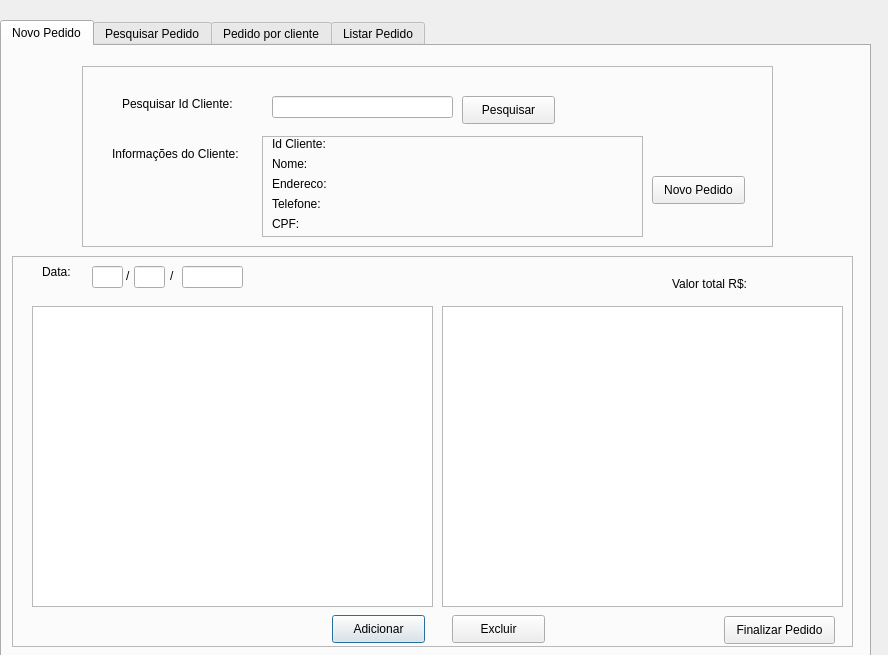
<?xml version="1.0" encoding="UTF-8"?>
<ui version="4.0">
 <class>AdicionarPedido</class>
 <widget class="QDialog" name="AdicionarPedido">
  <property name="geometry">
   <rect>
    <x>0</x>
    <y>0</y>
    <width>888</width>
    <height>655</height>
   </rect>
  </property>
  <property name="windowTitle">
   <string>Dialog</string>
  </property>
  <widget class="QTabWidget" name="tabWidget">
   <property name="geometry">
    <rect>
     <x>0</x>
     <y>20</y>
     <width>871</width>
     <height>641</height>
    </rect>
   </property>
   <property name="currentIndex">
    <number>0</number>
   </property>
   <widget class="QWidget" name="novoPedido">
    <attribute name="title">
     <string>Novo Pedido</string>
    </attribute>
    <widget class="QFrame" name="frNovoPedido">
     <property name="geometry">
      <rect>
       <x>10</x>
       <y>210</y>
       <width>841</width>
       <height>391</height>
      </rect>
     </property>
     <property name="frameShape">
      <enum>QFrame::StyledPanel</enum>
     </property>
     <property name="frameShadow">
      <enum>QFrame::Raised</enum>
     </property>
     <widget class="QTableWidget" name="twProdutos">
      <property name="geometry">
       <rect>
        <x>20</x>
        <y>50</y>
        <width>401</width>
        <height>301</height>
       </rect>
      </property>
      <property name="editTriggers">
       <set>QAbstractItemView::NoEditTriggers</set>
      </property>
     </widget>
     <widget class="QPushButton" name="btnAdicionar">
      <property name="geometry">
       <rect>
        <x>320</x>
        <y>359</y>
        <width>93</width>
        <height>28</height>
       </rect>
      </property>
      <property name="text">
       <string>Adicionar</string>
      </property>
     </widget>
     <widget class="QPushButton" name="btnExcluir">
      <property name="geometry">
       <rect>
        <x>440</x>
        <y>359</y>
        <width>93</width>
        <height>28</height>
       </rect>
      </property>
      <property name="text">
       <string>Excluir</string>
      </property>
     </widget>
     <widget class="QTableWidget" name="twPedido">
      <property name="geometry">
       <rect>
        <x>430</x>
        <y>50</y>
        <width>401</width>
        <height>301</height>
       </rect>
      </property>
      <property name="editTriggers">
       <set>QAbstractItemView::NoEditTriggers</set>
      </property>
     </widget>
     <widget class="QLabel" name="label_6">
      <property name="geometry">
       <rect>
        <x>30</x>
        <y>6</y>
        <width>41</width>
        <height>20</height>
       </rect>
      </property>
      <property name="text">
       <string>Data:</string>
      </property>
     </widget>
     <widget class="QLineEdit" name="txtDia">
      <property name="geometry">
       <rect>
        <x>80</x>
        <y>10</y>
        <width>31</width>
        <height>22</height>
       </rect>
      </property>
     </widget>
     <widget class="QLabel" name="label_7">
      <property name="geometry">
       <rect>
        <x>660</x>
        <y>20</y>
        <width>81</width>
        <height>16</height>
       </rect>
      </property>
      <property name="text">
       <string>Valor total R$:</string>
      </property>
     </widget>
     <widget class="QLabel" name="lblValorTotal">
      <property name="geometry">
       <rect>
        <x>750</x>
        <y>20</y>
        <width>61</width>
        <height>20</height>
       </rect>
      </property>
      <property name="text">
       <string/>
      </property>
     </widget>
     <widget class="QPushButton" name="btnFinalizarPedido">
      <property name="geometry">
       <rect>
        <x>712</x>
        <y>360</y>
        <width>111</width>
        <height>28</height>
       </rect>
      </property>
      <property name="text">
       <string>Finalizar Pedido</string>
      </property>
     </widget>
     <widget class="QLineEdit" name="txtMes">
      <property name="geometry">
       <rect>
        <x>122</x>
        <y>10</y>
        <width>31</width>
        <height>22</height>
       </rect>
      </property>
     </widget>
     <widget class="QLineEdit" name="txtAno">
      <property name="geometry">
       <rect>
        <x>170</x>
        <y>10</y>
        <width>61</width>
        <height>22</height>
       </rect>
      </property>
     </widget>
     <widget class="QLabel" name="label_8">
      <property name="geometry">
       <rect>
        <x>114</x>
        <y>12</y>
        <width>16</width>
        <height>16</height>
       </rect>
      </property>
      <property name="text">
       <string>/</string>
      </property>
     </widget>
     <widget class="QLabel" name="label_9">
      <property name="geometry">
       <rect>
        <x>158</x>
        <y>12</y>
        <width>16</width>
        <height>16</height>
       </rect>
      </property>
      <property name="text">
       <string>/</string>
      </property>
     </widget>
    </widget>
    <widget class="QFrame" name="frame_2">
     <property name="geometry">
      <rect>
       <x>80</x>
       <y>20</y>
       <width>691</width>
       <height>181</height>
      </rect>
     </property>
     <property name="frameShape">
      <enum>QFrame::StyledPanel</enum>
     </property>
     <property name="frameShadow">
      <enum>QFrame::Raised</enum>
     </property>
     <widget class="QLabel" name="label">
      <property name="geometry">
       <rect>
        <x>40</x>
        <y>30</y>
        <width>121</width>
        <height>16</height>
       </rect>
      </property>
      <property name="text">
       <string>Pesquisar Id Cliente:</string>
      </property>
     </widget>
     <widget class="QPushButton" name="btnPesquisarCliente">
      <property name="geometry">
       <rect>
        <x>380</x>
        <y>30</y>
        <width>93</width>
        <height>28</height>
       </rect>
      </property>
      <property name="text">
       <string>Pesquisar</string>
      </property>
     </widget>
     <widget class="QLineEdit" name="txtIdCliente">
      <property name="geometry">
       <rect>
        <x>190</x>
        <y>30</y>
        <width>181</width>
        <height>22</height>
       </rect>
      </property>
     </widget>
     <widget class="QLabel" name="label_2">
      <property name="geometry">
       <rect>
        <x>30</x>
        <y>80</y>
        <width>161</width>
        <height>16</height>
       </rect>
      </property>
      <property name="text">
       <string>Informações do Cliente:</string>
      </property>
     </widget>
     <widget class="QPushButton" name="btnNovoPedido">
      <property name="geometry">
       <rect>
        <x>570</x>
        <y>110</y>
        <width>93</width>
        <height>28</height>
       </rect>
      </property>
      <property name="text">
       <string>Novo Pedido</string>
      </property>
     </widget>
     <widget class="QFrame" name="frClienteNovo">
      <property name="geometry">
       <rect>
        <x>180</x>
        <y>70</y>
        <width>381</width>
        <height>101</height>
       </rect>
      </property>
      <property name="frameShape">
       <enum>QFrame::StyledPanel</enum>
      </property>
      <property name="frameShadow">
       <enum>QFrame::Raised</enum>
      </property>
      <widget class="QLabel" name="label_10">
       <property name="geometry">
        <rect>
         <x>10</x>
         <y>0</y>
         <width>71</width>
         <height>16</height>
        </rect>
       </property>
       <property name="text">
        <string>Id Cliente:</string>
       </property>
      </widget>
      <widget class="QLabel" name="label_11">
       <property name="geometry">
        <rect>
         <x>10</x>
         <y>20</y>
         <width>71</width>
         <height>16</height>
        </rect>
       </property>
       <property name="text">
        <string>Nome:</string>
       </property>
      </widget>
      <widget class="QLabel" name="label_12">
       <property name="geometry">
        <rect>
         <x>10</x>
         <y>40</y>
         <width>71</width>
         <height>16</height>
        </rect>
       </property>
       <property name="text">
        <string>Endereco:</string>
       </property>
      </widget>
      <widget class="QLabel" name="label_13">
       <property name="geometry">
        <rect>
         <x>10</x>
         <y>60</y>
         <width>71</width>
         <height>16</height>
        </rect>
       </property>
       <property name="text">
        <string>Telefone:</string>
       </property>
      </widget>
      <widget class="QLabel" name="label_14">
       <property name="geometry">
        <rect>
         <x>10</x>
         <y>80</y>
         <width>71</width>
         <height>16</height>
        </rect>
       </property>
       <property name="text">
        <string>CPF:</string>
       </property>
      </widget>
      <widget class="QLabel" name="lblIdClienteNovo">
       <property name="geometry">
        <rect>
         <x>80</x>
         <y>0</y>
         <width>281</width>
         <height>16</height>
        </rect>
       </property>
       <property name="text">
        <string/>
       </property>
      </widget>
      <widget class="QLabel" name="lblNomeNovo">
       <property name="geometry">
        <rect>
         <x>80</x>
         <y>20</y>
         <width>301</width>
         <height>16</height>
        </rect>
       </property>
       <property name="text">
        <string/>
       </property>
      </widget>
      <widget class="QLabel" name="lblEnderecoNovo">
       <property name="geometry">
        <rect>
         <x>80</x>
         <y>40</y>
         <width>301</width>
         <height>16</height>
        </rect>
       </property>
       <property name="text">
        <string/>
       </property>
      </widget>
      <widget class="QLabel" name="lblTelefoneNovo">
       <property name="geometry">
        <rect>
         <x>80</x>
         <y>60</y>
         <width>301</width>
         <height>16</height>
        </rect>
       </property>
       <property name="text">
        <string/>
       </property>
      </widget>
      <widget class="QLabel" name="lblCPFNovo">
       <property name="geometry">
        <rect>
         <x>80</x>
         <y>80</y>
         <width>301</width>
         <height>16</height>
        </rect>
       </property>
       <property name="text">
        <string/>
       </property>
      </widget>
     </widget>
    </widget>
   </widget>
   <widget class="QWidget" name="pesquisarPedido">
    <attribute name="title">
     <string>Pesquisar Pedido</string>
    </attribute>
    <widget class="QLabel" name="label_3">
     <property name="geometry">
      <rect>
       <x>20</x>
       <y>47</y>
       <width>71</width>
       <height>16</height>
      </rect>
     </property>
     <property name="text">
      <string>Id Pedido:</string>
     </property>
    </widget>
    <widget class="QPushButton" name="btnPesquisarPedido">
     <property name="geometry">
      <rect>
       <x>250</x>
       <y>40</y>
       <width>93</width>
       <height>28</height>
      </rect>
     </property>
     <property name="text">
      <string>Pesquisar</string>
     </property>
    </widget>
    <widget class="QLineEdit" name="txtIdPedido">
     <property name="geometry">
      <rect>
       <x>90</x>
       <y>44</y>
       <width>151</width>
       <height>22</height>
      </rect>
     </property>
    </widget>
    <widget class="QFrame" name="frDadosPedido">
     <property name="geometry">
      <rect>
       <x>10</x>
       <y>100</y>
       <width>561</width>
       <height>501</height>
      </rect>
     </property>
     <property name="frameShape">
      <enum>QFrame::StyledPanel</enum>
     </property>
     <property name="frameShadow">
      <enum>QFrame::Raised</enum>
     </property>
     <widget class="QTableWidget" name="twProdutosPedido">
      <property name="geometry">
       <rect>
        <x>140</x>
        <y>190</y>
        <width>401</width>
        <height>301</height>
       </rect>
      </property>
     </widget>
     <widget class="QLabel" name="label_4">
      <property name="geometry">
       <rect>
        <x>0</x>
        <y>10</y>
        <width>161</width>
        <height>16</height>
       </rect>
      </property>
      <property name="text">
       <string>Informações do Cliente:</string>
      </property>
     </widget>
     <widget class="QFrame" name="frClientePesquisar">
      <property name="geometry">
       <rect>
        <x>140</x>
        <y>10</y>
        <width>401</width>
        <height>171</height>
       </rect>
      </property>
      <property name="frameShape">
       <enum>QFrame::StyledPanel</enum>
      </property>
      <property name="frameShadow">
       <enum>QFrame::Raised</enum>
      </property>
      <widget class="QLabel" name="label_15">
       <property name="geometry">
        <rect>
         <x>0</x>
         <y>20</y>
         <width>71</width>
         <height>16</height>
        </rect>
       </property>
       <property name="text">
        <string>Id Cliente:</string>
       </property>
      </widget>
      <widget class="QLabel" name="label_16">
       <property name="geometry">
        <rect>
         <x>0</x>
         <y>40</y>
         <width>71</width>
         <height>16</height>
        </rect>
       </property>
       <property name="text">
        <string>Nome:</string>
       </property>
      </widget>
      <widget class="QLabel" name="label_17">
       <property name="geometry">
        <rect>
         <x>0</x>
         <y>60</y>
         <width>71</width>
         <height>16</height>
        </rect>
       </property>
       <property name="text">
        <string>Endereco:</string>
       </property>
      </widget>
      <widget class="QLabel" name="label_18">
       <property name="geometry">
        <rect>
         <x>0</x>
         <y>80</y>
         <width>71</width>
         <height>16</height>
        </rect>
       </property>
       <property name="text">
        <string>Telefone:</string>
       </property>
      </widget>
      <widget class="QLabel" name="label_19">
       <property name="geometry">
        <rect>
         <x>0</x>
         <y>100</y>
         <width>71</width>
         <height>16</height>
        </rect>
       </property>
       <property name="text">
        <string>CPF:</string>
       </property>
      </widget>
      <widget class="QLabel" name="lblIdClientePesquisar">
       <property name="geometry">
        <rect>
         <x>90</x>
         <y>20</y>
         <width>281</width>
         <height>16</height>
        </rect>
       </property>
       <property name="text">
        <string/>
       </property>
      </widget>
      <widget class="QLabel" name="lblNomePesquisar">
       <property name="geometry">
        <rect>
         <x>80</x>
         <y>40</y>
         <width>301</width>
         <height>16</height>
        </rect>
       </property>
       <property name="text">
        <string/>
       </property>
      </widget>
      <widget class="QLabel" name="lblEnderecopesquisar">
       <property name="geometry">
        <rect>
         <x>80</x>
         <y>60</y>
         <width>301</width>
         <height>16</height>
        </rect>
       </property>
       <property name="text">
        <string/>
       </property>
      </widget>
      <widget class="QLabel" name="lblTelefonePesquisar">
       <property name="geometry">
        <rect>
         <x>80</x>
         <y>80</y>
         <width>301</width>
         <height>16</height>
        </rect>
       </property>
       <property name="text">
        <string/>
       </property>
      </widget>
      <widget class="QLabel" name="lblCPFpesquisar">
       <property name="geometry">
        <rect>
         <x>80</x>
         <y>100</y>
         <width>301</width>
         <height>16</height>
        </rect>
       </property>
       <property name="text">
        <string/>
       </property>
      </widget>
      <widget class="QLabel" name="label_20">
       <property name="geometry">
        <rect>
         <x>0</x>
         <y>0</y>
         <width>71</width>
         <height>16</height>
        </rect>
       </property>
       <property name="text">
        <string>Id pedido:</string>
       </property>
      </widget>
      <widget class="QLabel" name="lblIdPedidoPesquisar">
       <property name="geometry">
        <rect>
         <x>80</x>
         <y>0</y>
         <width>281</width>
         <height>16</height>
        </rect>
       </property>
       <property name="text">
        <string/>
       </property>
      </widget>
      <widget class="QLabel" name="lblDataPesquisar">
       <property name="geometry">
        <rect>
         <x>80</x>
         <y>120</y>
         <width>301</width>
         <height>16</height>
        </rect>
       </property>
       <property name="text">
        <string/>
       </property>
      </widget>
      <widget class="QLabel" name="label_21">
       <property name="geometry">
        <rect>
         <x>0</x>
         <y>120</y>
         <width>71</width>
         <height>16</height>
        </rect>
       </property>
       <property name="text">
        <string>Data:</string>
       </property>
      </widget>
      <widget class="QLabel" name="lblValorTotalPesquisar">
       <property name="geometry">
        <rect>
         <x>80</x>
         <y>140</y>
         <width>301</width>
         <height>16</height>
        </rect>
       </property>
       <property name="text">
        <string/>
       </property>
      </widget>
      <widget class="QLabel" name="label_22">
       <property name="geometry">
        <rect>
         <x>0</x>
         <y>140</y>
         <width>71</width>
         <height>16</height>
        </rect>
       </property>
       <property name="text">
        <string>Valor total:</string>
       </property>
      </widget>
     </widget>
    </widget>
   </widget>
   <widget class="QWidget" name="tab">
    <attribute name="title">
     <string>Pedido por cliente</string>
    </attribute>
    <widget class="QLineEdit" name="txtIdClientePesqC">
     <property name="geometry">
      <rect>
       <x>100</x>
       <y>20</y>
       <width>151</width>
       <height>22</height>
      </rect>
     </property>
    </widget>
    <widget class="QPushButton" name="btnPesquisarPesqC">
     <property name="geometry">
      <rect>
       <x>270</x>
       <y>20</y>
       <width>93</width>
       <height>28</height>
      </rect>
     </property>
     <property name="text">
      <string>Pesquisar</string>
     </property>
    </widget>
    <widget class="QLabel" name="label_40">
     <property name="geometry">
      <rect>
       <x>20</x>
       <y>30</y>
       <width>71</width>
       <height>16</height>
      </rect>
     </property>
     <property name="text">
      <string>Id Cliente:</string>
     </property>
    </widget>
    <widget class="QFrame" name="frPedidoClientePesqC">
     <property name="geometry">
      <rect>
       <x>10</x>
       <y>70</y>
       <width>411</width>
       <height>501</height>
      </rect>
     </property>
     <property name="frameShape">
      <enum>QFrame::StyledPanel</enum>
     </property>
     <property name="frameShadow">
      <enum>QFrame::Raised</enum>
     </property>
     <widget class="QLabel" name="label_32">
      <property name="geometry">
       <rect>
        <x>10</x>
        <y>0</y>
        <width>71</width>
        <height>16</height>
       </rect>
      </property>
      <property name="text">
       <string>Id Cliente:</string>
      </property>
     </widget>
     <widget class="QLabel" name="label_33">
      <property name="geometry">
       <rect>
        <x>10</x>
        <y>20</y>
        <width>71</width>
        <height>16</height>
       </rect>
      </property>
      <property name="text">
       <string>Nome:</string>
      </property>
     </widget>
     <widget class="QLabel" name="label_34">
      <property name="geometry">
       <rect>
        <x>10</x>
        <y>40</y>
        <width>71</width>
        <height>16</height>
       </rect>
      </property>
      <property name="text">
       <string>Endereco:</string>
      </property>
     </widget>
     <widget class="QLabel" name="label_35">
      <property name="geometry">
       <rect>
        <x>10</x>
        <y>60</y>
        <width>71</width>
        <height>16</height>
       </rect>
      </property>
      <property name="text">
       <string>Telefone:</string>
      </property>
     </widget>
     <widget class="QLabel" name="label_36">
      <property name="geometry">
       <rect>
        <x>10</x>
        <y>80</y>
        <width>71</width>
        <height>16</height>
       </rect>
      </property>
      <property name="text">
       <string>CPF:</string>
      </property>
     </widget>
     <widget class="QLabel" name="lblIdClientePesqC">
      <property name="geometry">
       <rect>
        <x>100</x>
        <y>0</y>
        <width>281</width>
        <height>16</height>
       </rect>
      </property>
      <property name="text">
       <string/>
      </property>
     </widget>
     <widget class="QLabel" name="lblNomePesqC">
      <property name="geometry">
       <rect>
        <x>80</x>
        <y>60</y>
        <width>301</width>
        <height>16</height>
       </rect>
      </property>
      <property name="text">
       <string/>
      </property>
     </widget>
     <widget class="QLabel" name="lblEnderecoPesqC">
      <property name="geometry">
       <rect>
        <x>90</x>
        <y>40</y>
        <width>301</width>
        <height>16</height>
       </rect>
      </property>
      <property name="text">
       <string/>
      </property>
     </widget>
     <widget class="QLabel" name="lblTelefonePesqC">
      <property name="geometry">
       <rect>
        <x>90</x>
        <y>20</y>
        <width>301</width>
        <height>16</height>
       </rect>
      </property>
      <property name="text">
       <string/>
      </property>
     </widget>
     <widget class="QLabel" name="lblCPFPesqC">
      <property name="geometry">
       <rect>
        <x>90</x>
        <y>80</y>
        <width>301</width>
        <height>16</height>
       </rect>
      </property>
      <property name="text">
       <string/>
      </property>
     </widget>
     <widget class="QTableWidget" name="twPedidoPesqC">
      <property name="geometry">
       <rect>
        <x>10</x>
        <y>100</y>
        <width>401</width>
        <height>361</height>
       </rect>
      </property>
     </widget>
    </widget>
    <widget class="QFrame" name="frMostrarPesqC">
     <property name="geometry">
      <rect>
       <x>430</x>
       <y>150</y>
       <width>431</width>
       <height>421</height>
      </rect>
     </property>
     <property name="frameShape">
      <enum>QFrame::StyledPanel</enum>
     </property>
     <property name="frameShadow">
      <enum>QFrame::Raised</enum>
     </property>
     <widget class="QLabel" name="label_31">
      <property name="geometry">
       <rect>
        <x>10</x>
        <y>10</y>
        <width>161</width>
        <height>16</height>
       </rect>
      </property>
      <property name="text">
       <string>Informações do Cliente:</string>
      </property>
     </widget>
     <widget class="QPushButton" name="btnMostrarPesqC">
      <property name="geometry">
       <rect>
        <x>220</x>
        <y>10</y>
        <width>93</width>
        <height>28</height>
       </rect>
      </property>
      <property name="text">
       <string>Mostrar</string>
      </property>
     </widget>
     <widget class="QFrame" name="frMostrarListaPesqC">
      <property name="geometry">
       <rect>
        <x>10</x>
        <y>50</y>
        <width>421</width>
        <height>351</height>
       </rect>
      </property>
      <property name="frameShape">
       <enum>QFrame::StyledPanel</enum>
      </property>
      <property name="frameShadow">
       <enum>QFrame::Raised</enum>
      </property>
      <widget class="QTableWidget" name="twMostrarPesqC">
       <property name="geometry">
        <rect>
         <x>10</x>
         <y>90</y>
         <width>401</width>
         <height>241</height>
        </rect>
       </property>
      </widget>
      <widget class="QLabel" name="label_39">
       <property name="geometry">
        <rect>
         <x>10</x>
         <y>70</y>
         <width>71</width>
         <height>16</height>
        </rect>
       </property>
       <property name="text">
        <string>Valor total:</string>
       </property>
      </widget>
      <widget class="QLabel" name="lblValorTotalPesqC">
       <property name="geometry">
        <rect>
         <x>90</x>
         <y>70</y>
         <width>301</width>
         <height>16</height>
        </rect>
       </property>
       <property name="text">
        <string/>
       </property>
      </widget>
      <widget class="QLabel" name="label_38">
       <property name="geometry">
        <rect>
         <x>10</x>
         <y>40</y>
         <width>71</width>
         <height>16</height>
        </rect>
       </property>
       <property name="text">
        <string>Data:</string>
       </property>
      </widget>
      <widget class="QLabel" name="lblDataPesqC">
       <property name="geometry">
        <rect>
         <x>80</x>
         <y>40</y>
         <width>301</width>
         <height>16</height>
        </rect>
       </property>
       <property name="text">
        <string/>
       </property>
      </widget>
      <widget class="QLabel" name="label_37">
       <property name="geometry">
        <rect>
         <x>10</x>
         <y>10</y>
         <width>71</width>
         <height>16</height>
        </rect>
       </property>
       <property name="text">
        <string>Id pedido:</string>
       </property>
      </widget>
      <widget class="QLabel" name="lblIdPedidoPesqC">
       <property name="geometry">
        <rect>
         <x>100</x>
         <y>10</y>
         <width>281</width>
         <height>16</height>
        </rect>
       </property>
       <property name="text">
        <string/>
       </property>
      </widget>
     </widget>
    </widget>
   </widget>
   <widget class="QWidget" name="listarPedido">
    <attribute name="title">
     <string>Listar Pedido</string>
    </attribute>
    <widget class="QTableWidget" name="twListarPedido">
     <property name="geometry">
      <rect>
       <x>20</x>
       <y>70</y>
       <width>401</width>
       <height>491</height>
      </rect>
     </property>
    </widget>
    <widget class="QPushButton" name="btnMostrarLista">
     <property name="geometry">
      <rect>
       <x>310</x>
       <y>20</y>
       <width>93</width>
       <height>28</height>
      </rect>
     </property>
     <property name="text">
      <string>Mostrar Lista</string>
     </property>
    </widget>
    <widget class="QFrame" name="frMostrarLista">
     <property name="geometry">
      <rect>
       <x>430</x>
       <y>20</y>
       <width>421</width>
       <height>551</height>
      </rect>
     </property>
     <property name="frameShape">
      <enum>QFrame::StyledPanel</enum>
     </property>
     <property name="frameShadow">
      <enum>QFrame::Raised</enum>
     </property>
     <widget class="QLabel" name="label_5">
      <property name="geometry">
       <rect>
        <x>10</x>
        <y>10</y>
        <width>161</width>
        <height>16</height>
       </rect>
      </property>
      <property name="text">
       <string>Informações do Cliente:</string>
      </property>
     </widget>
     <widget class="QPushButton" name="btnMostrarPedido">
      <property name="geometry">
       <rect>
        <x>230</x>
        <y>0</y>
        <width>93</width>
        <height>28</height>
       </rect>
      </property>
      <property name="text">
       <string>Mostrar</string>
      </property>
     </widget>
     <widget class="QFrame" name="frClienteMostrar">
      <property name="geometry">
       <rect>
        <x>10</x>
        <y>50</y>
        <width>411</width>
        <height>501</height>
       </rect>
      </property>
      <property name="frameShape">
       <enum>QFrame::StyledPanel</enum>
      </property>
      <property name="frameShadow">
       <enum>QFrame::Raised</enum>
      </property>
      <widget class="QLabel" name="label_23">
       <property name="geometry">
        <rect>
         <x>0</x>
         <y>20</y>
         <width>71</width>
         <height>16</height>
        </rect>
       </property>
       <property name="text">
        <string>Id Cliente:</string>
       </property>
      </widget>
      <widget class="QLabel" name="label_24">
       <property name="geometry">
        <rect>
         <x>0</x>
         <y>40</y>
         <width>71</width>
         <height>16</height>
        </rect>
       </property>
       <property name="text">
        <string>Nome:</string>
       </property>
      </widget>
      <widget class="QLabel" name="label_25">
       <property name="geometry">
        <rect>
         <x>0</x>
         <y>60</y>
         <width>71</width>
         <height>16</height>
        </rect>
       </property>
       <property name="text">
        <string>Endereco:</string>
       </property>
      </widget>
      <widget class="QLabel" name="label_26">
       <property name="geometry">
        <rect>
         <x>0</x>
         <y>80</y>
         <width>71</width>
         <height>16</height>
        </rect>
       </property>
       <property name="text">
        <string>Telefone:</string>
       </property>
      </widget>
      <widget class="QLabel" name="label_27">
       <property name="geometry">
        <rect>
         <x>0</x>
         <y>100</y>
         <width>71</width>
         <height>16</height>
        </rect>
       </property>
       <property name="text">
        <string>CPF:</string>
       </property>
      </widget>
      <widget class="QLabel" name="lblIdClienteMostrar">
       <property name="geometry">
        <rect>
         <x>90</x>
         <y>20</y>
         <width>281</width>
         <height>16</height>
        </rect>
       </property>
       <property name="text">
        <string/>
       </property>
      </widget>
      <widget class="QLabel" name="lblNomeMostrar">
       <property name="geometry">
        <rect>
         <x>90</x>
         <y>40</y>
         <width>301</width>
         <height>16</height>
        </rect>
       </property>
       <property name="text">
        <string/>
       </property>
      </widget>
      <widget class="QLabel" name="lblEnderecoMostrar">
       <property name="geometry">
        <rect>
         <x>80</x>
         <y>60</y>
         <width>301</width>
         <height>16</height>
        </rect>
       </property>
       <property name="text">
        <string/>
       </property>
      </widget>
      <widget class="QLabel" name="lblTelefoneMostrar">
       <property name="geometry">
        <rect>
         <x>80</x>
         <y>80</y>
         <width>301</width>
         <height>16</height>
        </rect>
       </property>
       <property name="text">
        <string/>
       </property>
      </widget>
      <widget class="QLabel" name="lblCPFMostrar">
       <property name="geometry">
        <rect>
         <x>80</x>
         <y>100</y>
         <width>301</width>
         <height>16</height>
        </rect>
       </property>
       <property name="text">
        <string/>
       </property>
      </widget>
      <widget class="QLabel" name="label_28">
       <property name="geometry">
        <rect>
         <x>0</x>
         <y>0</y>
         <width>71</width>
         <height>16</height>
        </rect>
       </property>
       <property name="text">
        <string>Id pedido:</string>
       </property>
      </widget>
      <widget class="QLabel" name="lblIdPedidoMostrar">
       <property name="geometry">
        <rect>
         <x>90</x>
         <y>0</y>
         <width>281</width>
         <height>16</height>
        </rect>
       </property>
       <property name="text">
        <string/>
       </property>
      </widget>
      <widget class="QLabel" name="lblDataMostrar">
       <property name="geometry">
        <rect>
         <x>80</x>
         <y>120</y>
         <width>301</width>
         <height>16</height>
        </rect>
       </property>
       <property name="text">
        <string/>
       </property>
      </widget>
      <widget class="QLabel" name="label_29">
       <property name="geometry">
        <rect>
         <x>0</x>
         <y>120</y>
         <width>71</width>
         <height>16</height>
        </rect>
       </property>
       <property name="text">
        <string>Data:</string>
       </property>
      </widget>
      <widget class="QLabel" name="lblValorTotalMostrar">
       <property name="geometry">
        <rect>
         <x>80</x>
         <y>140</y>
         <width>301</width>
         <height>16</height>
        </rect>
       </property>
       <property name="text">
        <string/>
       </property>
      </widget>
      <widget class="QLabel" name="label_30">
       <property name="geometry">
        <rect>
         <x>0</x>
         <y>140</y>
         <width>71</width>
         <height>16</height>
        </rect>
       </property>
       <property name="text">
        <string>Valor total:</string>
       </property>
      </widget>
      <widget class="QTableWidget" name="twProdutosLista">
       <property name="geometry">
        <rect>
         <x>0</x>
         <y>190</y>
         <width>401</width>
         <height>301</height>
        </rect>
       </property>
      </widget>
     </widget>
    </widget>
   </widget>
  </widget>
 </widget>
 <resources/>
 <connections/>
</ui>
